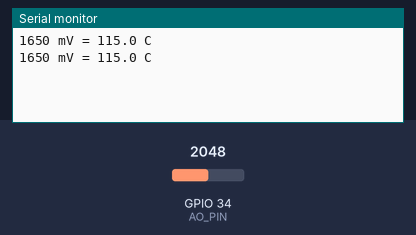
The sketch below on a simulated ESP32. On the bench: the last lines printed to the serial monitor. Inputs (shaded band) come from the test bench; at power-on: GPIO 34 (AO_PIN) = 2048.

Above: at 1.2 s.
1.3 s: GPIO 34 (AO_PIN) set to 2866
At 2.6 s:
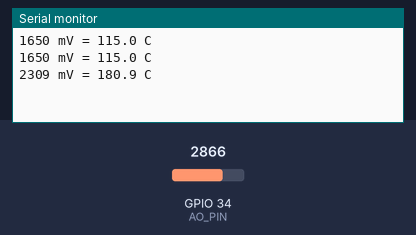
2.8 s: GPIO 34 (AO_PIN) set to 3603
At 3.7 s:
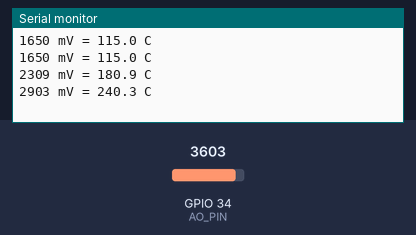
Timing chart, 0 to 5.8 s (numbered marks = the images above; inputs shaded):
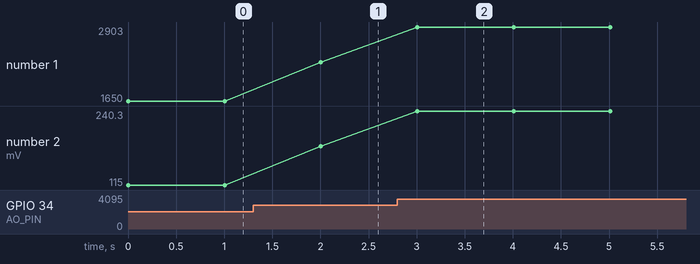

Measured:
- after the input at 1.3 s, the serial monitor: prints a new line after 0.71 s (image 1)
- after the input at 2.8 s, the serial monitor: prints a new line after 0.21 s (image 2)
- plotted number 1: 1650 → 2309 after the input at 1.3 s, 2309 → 2903 after the input at 2.8 s
- plotted number 2: 115 → 180.9 after the input at 1.3 s, 180.9 → 240.3 after the input at 2.8 s

The sketch:

S19_Temp_Analog_MCP9700A.ino
```cpp
/*
  BuiltByTyler Sensor Kit - S19 TEMP ANALOG (MCP9700A)
  Board: ESP32-WROOM-32 DevKit V1 (30-pin), Arduino-ESP32 core 3.x, "ESP32 Dev Module"

  Reads the MCP9700A analog thermometer: 500 mV at 0 C, +10 mV per C.
  tempC = (millivolts - 500) / 10

  Wiring (module pin -> ESP32 pin):
    GND  -> GND
    VCC  -> 3V3
    AO   -> GPIO 34

  Library: none needed
  Serial Monitor: 115200 baud
*/

#define AO_PIN   34

void setup() {
  Serial.begin(115200);
}

void loop() {
  long sum = 0;
  for (int i = 0; i < 16; i++) {          // average 16 reads to calm the noise
    sum += analogReadMilliVolts(AO_PIN);  // calibrated millivolts
  }
  int mv = sum / 16;
  float tempC = (mv - 500) / 10.0;
  Serial.printf("%d mV = %.1f C\n", mv, tempC);
  delay(1000);
}
```
